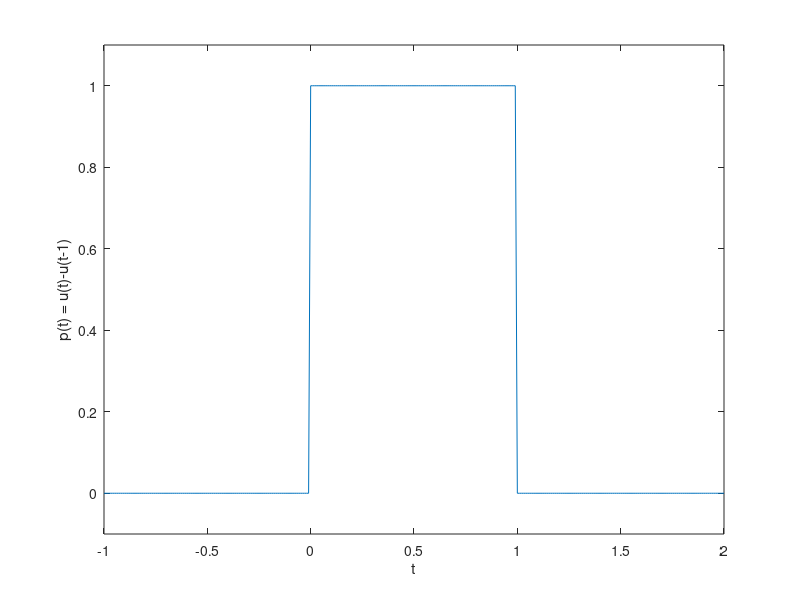
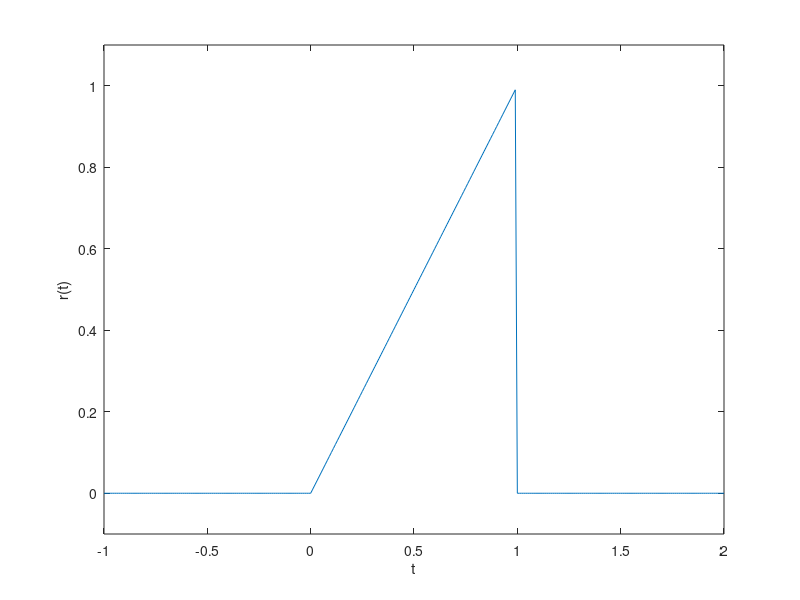
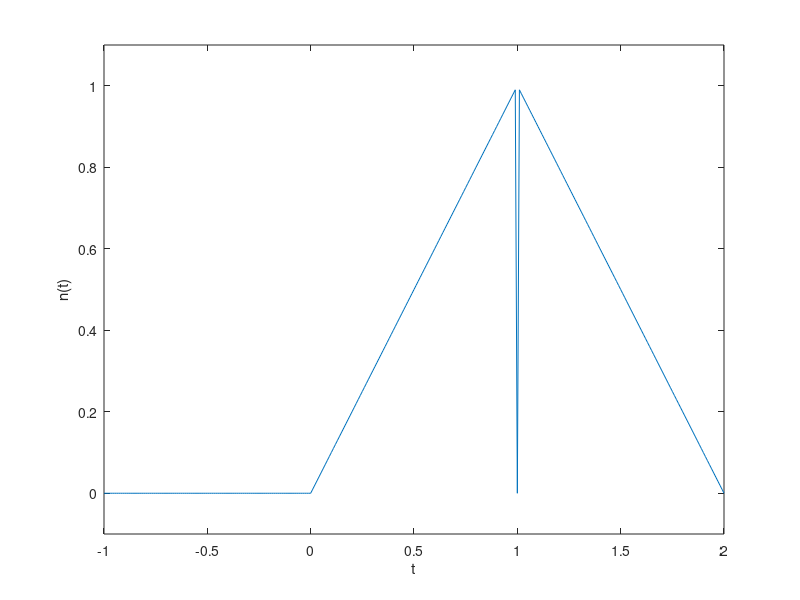
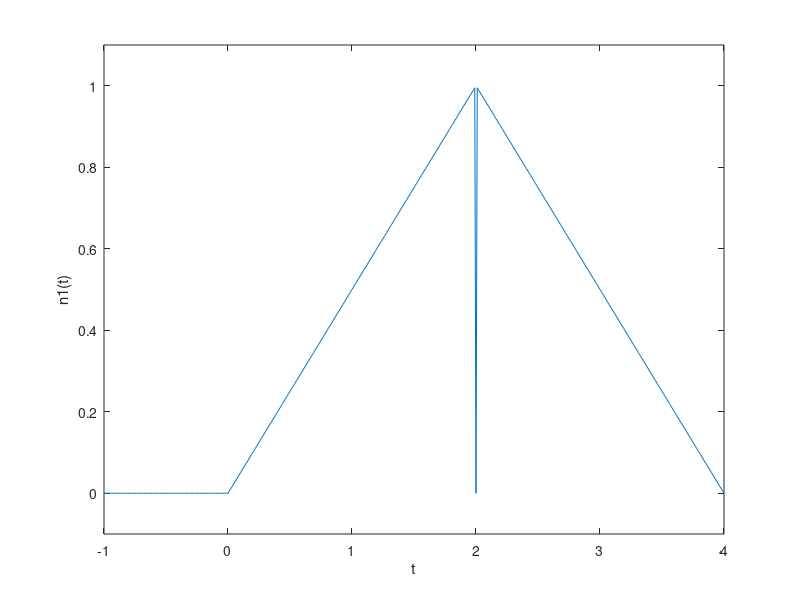

Reproduce these figures in MATLAB, in order.
% problem B Time Shift and Scaling

t = (-1:0.01:2); 
p = @(t) 1.0.*((t>=0)&(t<1));

figure('Name','Figure B1','NumberTitle','off');
plot(t,p(t));
xlabel('t'); 
ylabel('p(t) = u(t)-u(t-1)');
axis([-1 2 -.1 1.1]);

r = @(t) t.*p(t);

figure('Name','Figure B2a','NumberTitle','off');
plot(t,r(t));
xlabel('t'); 
ylabel('r(t)');
axis([-1 2 -.1 1.1]);

n = @(t) r(t)+r(-t+2);

figure('Name','Figure B2b','NumberTitle','off');
plot(t,n(t));
xlabel('t'); 
ylabel('n(t)');
axis([-1 2 -.1 1.1]);

t = (-4:0.01:4); 
n1 = @(t) n(.5*t);


figure('Name','Figure B3a','NumberTitle','off');
plot(t,n1(t));
xlabel('t'); 
ylabel('n1(t)');
axis([-1 4 -.1 1.1]);

n2 = @(t) n1(t+.5);

figure('Name','Figure B3b','NumberTitle','off');
plot(t,n2(t));
xlabel('t'); 
ylabel('n2(t)');
axis([-1 4 -.1 1.1]);

n3 = @(t) n(t+.25);

figure('Name','Figure B4a','NumberTitle','off');
plot(t,n3(t));
xlabel('t'); 
ylabel('n3(t)');
axis([-1 4 -.1 1.1]);

n4 = @(t) n3(t*.5);

figure('Name','Figure B4b','NumberTitle','off');
plot(t,n4(t));
xlabel('t'); 
ylabel('n4(t)');
axis([-1 4 -.1 1.1]);

